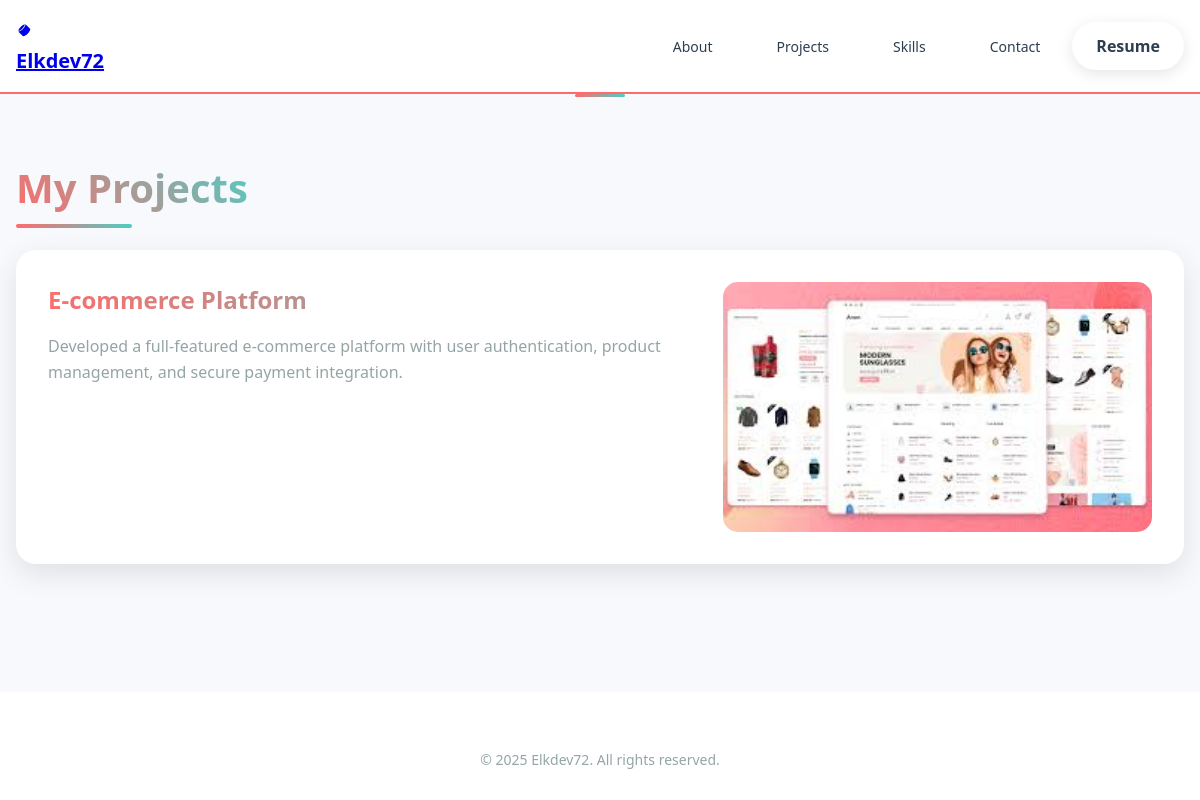
The page /projects/ on the database as committed earlier.
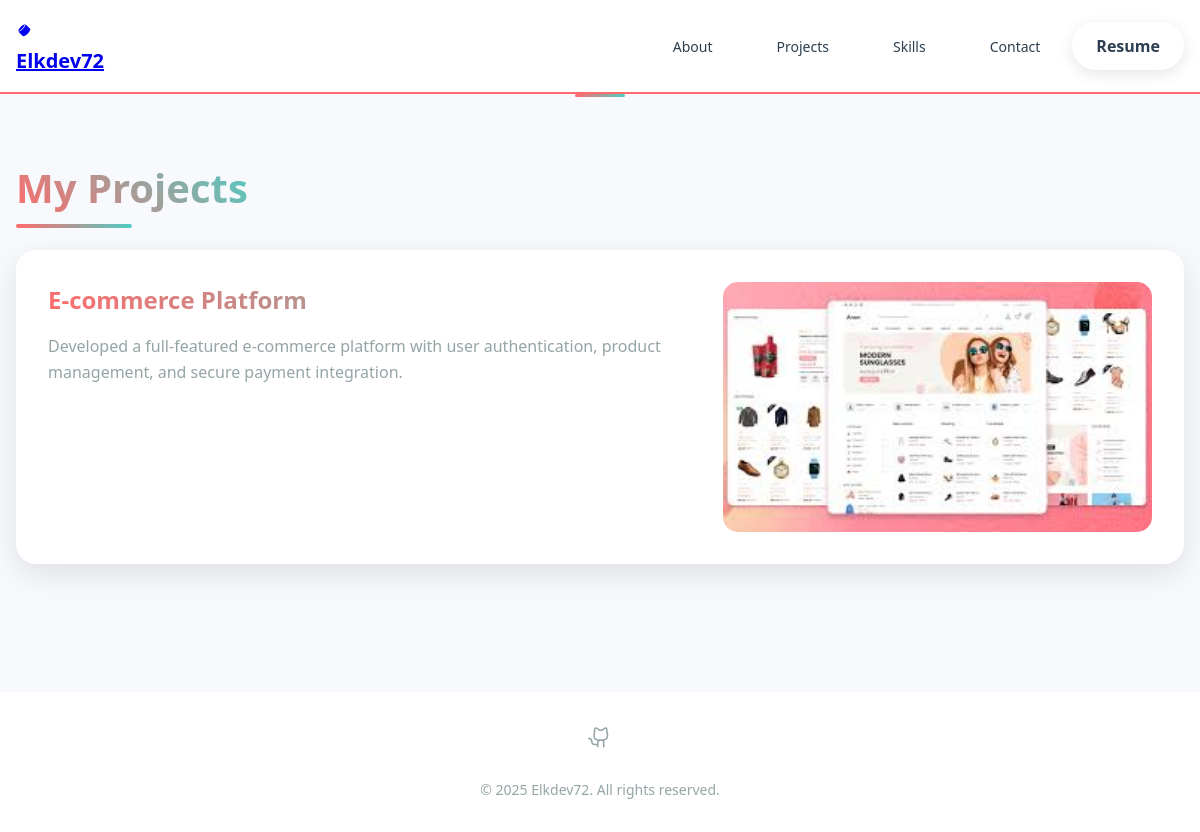
The same page on the database as committed later.
### main/models.py (models this page shows, shortened)
class Project(models.Model):
    title = models.CharField(max_length=200)
    description = models.TextField()
    image = models.ImageField(upload_to='projects/')
    url = models.URLField(blank=True)
    created_at = models.DateTimeField(auto_now_add=True)

class SocialLink(models.Model):
    PLATFORM_CHOICES = [
        ('twitter', 'Twitter'),
        ('linkedin', 'LinkedIn'),
        ('github', 'GitHub'),
    ]
    platform = models.CharField(max_length=20, choices=PLATFORM_CHOICES)
    url = models.URLField()

### main/views.py (the view)
# urls.py: path('projects/', views.projects, name='projects'),
def projects(request):
    context = {
        'projects': Project.objects.all(),
        'social_links': SocialLink.objects.all(),
    }
    return render(request, 'main/projects.html', context)

### main/templates/main/projects.html (shortened to what this page needs)
{% extends 'main/base.html' %}
{% load static %}
{% block content %}
<section class="section">
  <div class="projects-container">
    <h1 class="section-title">My Projects</h1>
    <div class="projects-grid">
      {% for project in projects %}
        <div class="project-card">
          <div class="project-content">
            <h3 class="project-title">{{ project.title }}</h3>
            <p class="project-description">{{ project.description }}</p>
          </div>
          {% if project.image %}
            <div class="project-image" style="background-image: url('{{ project.image.url }}')"></div>
          {% endif %}
        </div>
      {% empty %}
        <p class="no-projects">No projects available at the moment.</p>
      {% endfor %}
    </div>
  </div>
</section>
{% endblock %}

### main/templates/main/base.html (shortened to what this page needs)
{% load static %}
<!DOCTYPE html>
<html lang="en">
  <head>
    <link rel="stylesheet" href="{% static 'main/css/styles.css' %}" />
  </head>
  <body>
    <div class="layout-wrapper">
      {% include 'main/components/header.html' %}
      <main class="container">
        {% block content %}{% endblock %}
      </main>
      {% include 'main/components/footer.html' %}
    </div>
  </body>
</html>

### main/templates/main/components/header.html (shortened to what this page needs)
{% load static %}
<header>
  <div class="container flex justify-between items-center">
    <div class="logo">
      <a href="{% url 'index' %}" class="logo-link">
        <div class="logo-icon">
        </div>
        <span>Elkdev72</span>
      </a>
    </div>
    <nav class="flex items-center gap-4">
      <div class="nav-links">
        <a href="{% url 'about' %}">About</a>
        <a href="{% url 'projects' %}">Projects</a>
        <a href="{% url 'skills' %}">Skills</a>
        <a href="{% url 'contact' %}">Contact</a>
      </div>
      <a href="{% static 'main/files/resume.pdf' %}" class="btn btn-secondary">Resume</a>
    </nav>
  </div>
</header>

### main/templates/main/components/footer.html (shortened to what this page needs)
{% load static %}
<footer>
  <div class="container">
    <div class="social-links">
      {% for social in social_links %}
      <a href="{{ social.url }}" aria-label="{{ social.platform }}">
      </a>
      {% endfor %}
    </div>
    <p class="copyright">© {% now "Y" %} Elkdev72. All rights reserved.</p>
  </div>
</footer>

Rows that differ between the two databases and show on the page:
added SocialLink: platform "github" (drawn)
